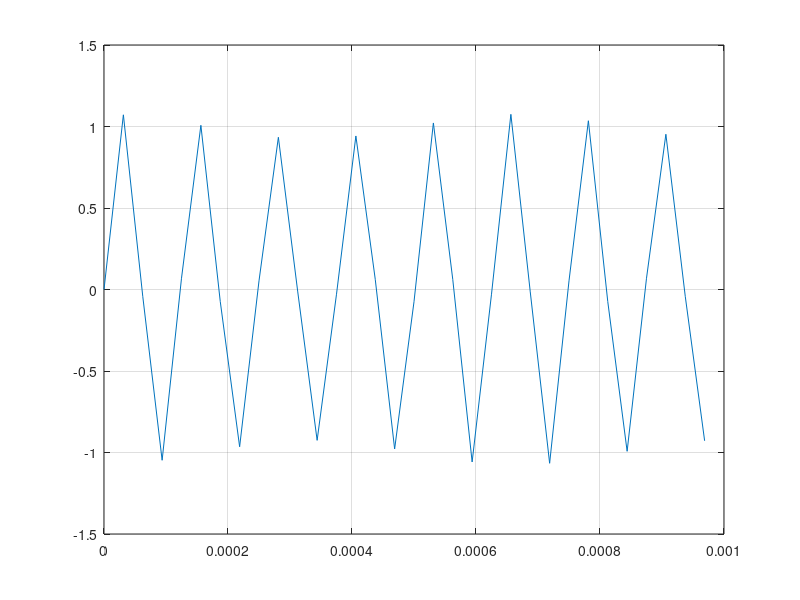
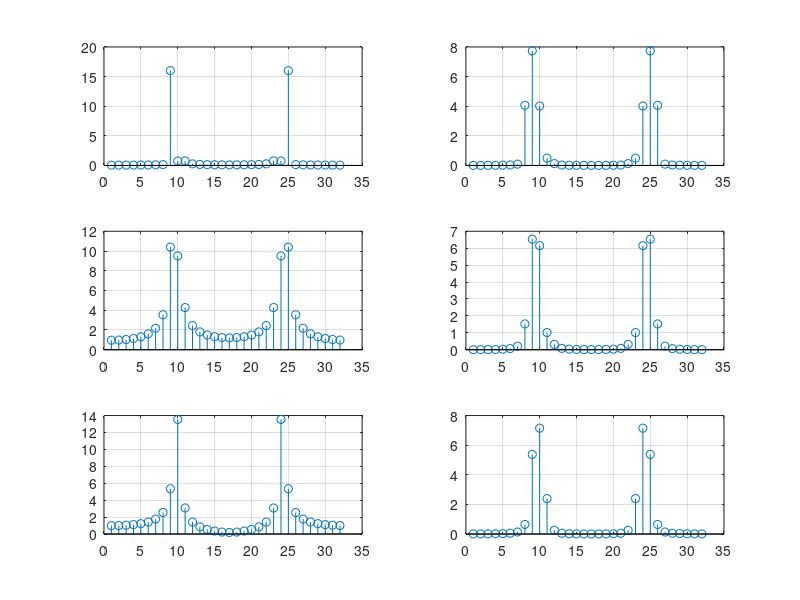

Source code (MATLAB) for these figures, in order:
clear;

Fs = 32000;

ts = 0 : 1/Fs : 0.001 - 1/Fs;
N = length(ts);

a2 = 0.075;
f2 = 9500;
%%%%%%%%%%%%%%%%%%%%%%1

x1 = sin(2*pi*8000*ts)+a2*sin(2*pi*f2*ts);   %signal s pomehoi a2 f2
X1 = abs(fft(x1));                           %bistroe preobrazovanie Fyrie

plot(ts,x1); grid on;

figure;
subplot (3,2,1);
stem(X1); grid on

x1w = x1.*hanning(N)';
X1w = abs(fft(x1w));

subplot (3,2,2);
stem(X1w); grid on

%%%%%%%%%%%%%%%%%%%%%%%%2

x2 = sin(2*pi*8500*ts)+a2*sin(2*pi*f2*ts);   %signal s pomehoi a2 f2
X2 = abs(fft(x2));                           %bistroe preobrazovanie Fyrie

subplot (3,2,3);
stem(X2); grid on

x2w = x2.*hanning(N)';
X2w = abs(fft(x2w));

subplot (3,2,4);
stem(X2w); grid on

%%%%%%%%%%%%%%%%%%%%%%%%3

x3 = sin(2*pi*8750*ts)+a2*sin(2*pi*f2*ts);   %signal s pomehoi a2 f2
X3 = abs(fft(x3));                           %bistroe preobrazovanie Fyrie

subplot (3,2,5);
stem(X3); grid on

x3w = x3.*hanning(N)';
X3w = abs(fft(x3w));

subplot (3,2,6);
stem(X3w); grid on